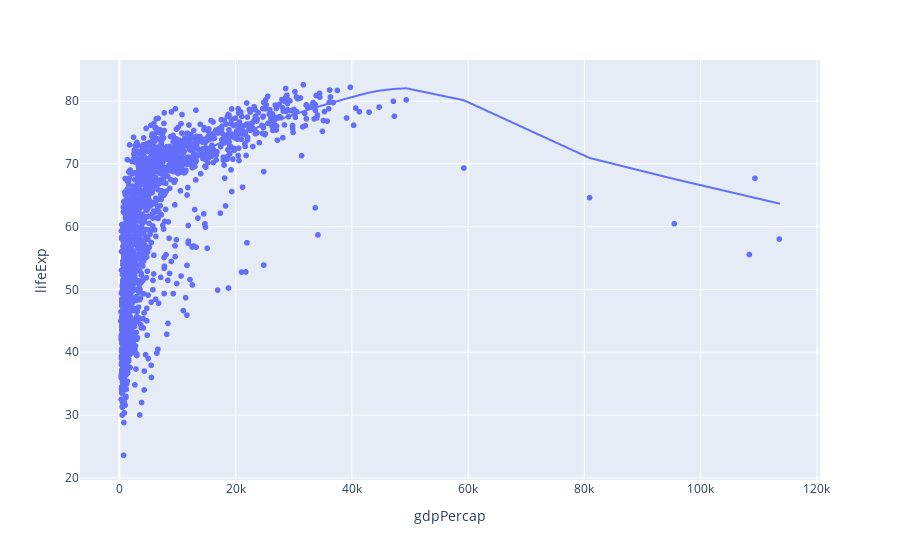

Notebook cell for this chart:
### Code cell
px.scatter(data_frame= gapminder, x = 'gdpPercap', y = 'lifeExp', trendline='lowess')

### Figure 1 — Plotly figure (JSON) as saved in the notebook; plotly's stock layout.template omitted (floating-point values rounded to 4 significant figures; data arrays with more than 128 entries replaced by an {"elided": "..."} marker saying what was removed)
{"data": [{"hovertemplate": "gdpPercap=%{x}<br>lifeExp=%{y}<extra></extra>", "legendgroup": "", "marker": {"color": "#636efa", "symbol": "circle"}, "mode": "markers", "name": "", "showlegend": false, "type": "scattergl", "x": {"elided": "1704 float values"}, "xaxis": "x", "y": {"elided": "1704 float values"}, "yaxis": "y"}, {"hovertemplate": "<b>LOWESS trendline</b><br><br>gdpPercap=%{x}<br>lifeExp=%{y} <b>(trend)</b><extra></extra>", "legendgroup": "", "marker": {"color": "#636efa", "symbol": "circle"}, "mode": "lines", "name": "", "showlegend": false, "type": "scattergl", "x": {"elided": "1704 float values"}, "xaxis": "x", "y": {"elided": "1704 float values"}, "yaxis": "y"}], "layout": {"legend": {"tracegroupgap": 0}, "margin": {"t": 60}, "xaxis": {"anchor": "y", "domain": [0, 1], "title": {"text": "gdpPercap"}}, "yaxis": {"anchor": "x", "domain": [0, 1], "title": {"text": "lifeExp"}}}}
